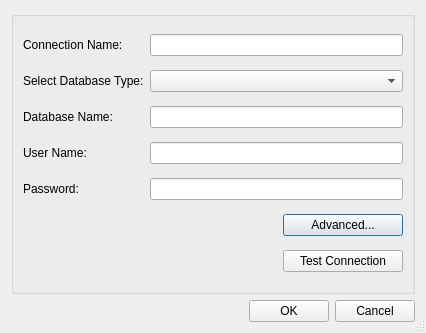
<?xml version="1.0" encoding="UTF-8"?>
<ui version="4.0">
 <class>DBInfoDlg</class>
 <widget class="QDialog" name="DBInfoDlg">
  <property name="geometry">
   <rect>
    <x>0</x>
    <y>0</y>
    <width>426</width>
    <height>333</height>
   </rect>
  </property>
  <property name="minimumSize">
   <size>
    <width>390</width>
    <height>333</height>
   </size>
  </property>
  <property name="maximumSize">
   <size>
    <width>167772</width>
    <height>167772</height>
   </size>
  </property>
  <property name="windowTitle">
   <string>DataBase Information</string>
  </property>
  <property name="sizeGripEnabled">
   <bool>true</bool>
  </property>
  <layout class="QGridLayout" name="gridLayout_2">
   <item row="0" column="0">
    <widget class="QGroupBox" name="groupBox">
     <property name="title">
      <string/>
     </property>
     <layout class="QGridLayout" name="gridLayout">
      <item row="0" column="0">
       <widget class="QLabel" name="label_13">
        <property name="text">
         <string>Connection Name:</string>
        </property>
        <property name="alignment">
         <set>Qt::AlignLeading|Qt::AlignLeft|Qt::AlignVCenter</set>
        </property>
       </widget>
      </item>
      <item row="0" column="1">
       <widget class="QLineEdit" name="m_editConnName">
        <property name="minimumSize">
         <size>
          <width>0</width>
          <height>22</height>
         </size>
        </property>
        <property name="maximumSize">
         <size>
          <width>16777215</width>
          <height>22</height>
         </size>
        </property>
       </widget>
      </item>
      <item row="1" column="0">
       <widget class="QLabel" name="label_10">
        <property name="text">
         <string>Select Database Type:</string>
        </property>
       </widget>
      </item>
      <item row="1" column="1">
       <widget class="QComboBox" name="m_comboDatabases">
        <property name="minimumSize">
         <size>
          <width>0</width>
          <height>22</height>
         </size>
        </property>
        <property name="maximumSize">
         <size>
          <width>16777215</width>
          <height>22</height>
         </size>
        </property>
       </widget>
      </item>
      <item row="2" column="0">
       <widget class="QLabel" name="label_11">
        <property name="text">
         <string>Database Name:</string>
        </property>
        <property name="alignment">
         <set>Qt::AlignLeading|Qt::AlignLeft|Qt::AlignVCenter</set>
        </property>
       </widget>
      </item>
      <item row="2" column="1">
       <widget class="QLineEdit" name="m_editServerName">
        <property name="minimumSize">
         <size>
          <width>0</width>
          <height>22</height>
         </size>
        </property>
        <property name="maximumSize">
         <size>
          <width>16777215</width>
          <height>22</height>
         </size>
        </property>
       </widget>
      </item>
      <item row="3" column="0">
       <widget class="QLabel" name="label_12">
        <property name="text">
         <string>User Name:</string>
        </property>
        <property name="alignment">
         <set>Qt::AlignLeading|Qt::AlignLeft|Qt::AlignVCenter</set>
        </property>
       </widget>
      </item>
      <item row="3" column="1">
       <widget class="QLineEdit" name="m_editDBUserName">
        <property name="minimumSize">
         <size>
          <width>0</width>
          <height>22</height>
         </size>
        </property>
        <property name="maximumSize">
         <size>
          <width>16777215</width>
          <height>22</height>
         </size>
        </property>
       </widget>
      </item>
      <item row="4" column="0">
       <widget class="QLabel" name="label_9">
        <property name="text">
         <string>Password:</string>
        </property>
        <property name="alignment">
         <set>Qt::AlignLeading|Qt::AlignLeft|Qt::AlignVCenter</set>
        </property>
       </widget>
      </item>
      <item row="4" column="1">
       <widget class="QLineEdit" name="m_editPassword">
        <property name="minimumSize">
         <size>
          <width>0</width>
          <height>22</height>
         </size>
        </property>
        <property name="maximumSize">
         <size>
          <width>16777215</width>
          <height>22</height>
         </size>
        </property>
        <property name="echoMode">
         <enum>QLineEdit::Password</enum>
        </property>
       </widget>
      </item>
      <item row="5" column="0" colspan="2">
       <layout class="QHBoxLayout">
        <item>
         <spacer>
          <property name="orientation">
           <enum>Qt::Horizontal</enum>
          </property>
          <property name="sizeType">
           <enum>QSizePolicy::MinimumExpanding</enum>
          </property>
          <property name="sizeHint" stdset="0">
           <size>
            <width>101</width>
            <height>20</height>
           </size>
          </property>
         </spacer>
        </item>
        <item>
         <widget class="QPushButton" name="m_btnAdvance">
          <property name="sizePolicy">
           <sizepolicy hsizetype="Preferred" vsizetype="Fixed">
            <horstretch>0</horstretch>
            <verstretch>0</verstretch>
           </sizepolicy>
          </property>
          <property name="minimumSize">
           <size>
            <width>120</width>
            <height>0</height>
           </size>
          </property>
          <property name="maximumSize">
           <size>
            <width>16777215</width>
            <height>16777215</height>
           </size>
          </property>
          <property name="text">
           <string>Advanced...</string>
          </property>
         </widget>
        </item>
       </layout>
      </item>
      <item row="6" column="0" colspan="2">
       <layout class="QHBoxLayout">
        <item>
         <spacer>
          <property name="orientation">
           <enum>Qt::Horizontal</enum>
          </property>
          <property name="sizeHint" stdset="0">
           <size>
            <width>101</width>
            <height>20</height>
           </size>
          </property>
         </spacer>
        </item>
        <item>
         <widget class="QPushButton" name="m_btnTestConnection">
          <property name="minimumSize">
           <size>
            <width>120</width>
            <height>0</height>
           </size>
          </property>
          <property name="maximumSize">
           <size>
            <width>16777215</width>
            <height>16777215</height>
           </size>
          </property>
          <property name="text">
           <string>Test Connection</string>
          </property>
         </widget>
        </item>
       </layout>
      </item>
     </layout>
    </widget>
   </item>
   <item row="1" column="0">
    <layout class="QHBoxLayout">
     <property name="spacing">
      <number>6</number>
     </property>
     <property name="margin">
      <number>0</number>
     </property>
     <item>
      <spacer>
       <property name="orientation">
        <enum>Qt::Horizontal</enum>
       </property>
       <property name="sizeHint" stdset="0">
        <size>
         <width>40</width>
         <height>20</height>
        </size>
       </property>
      </spacer>
     </item>
     <item>
      <widget class="QPushButton" name="m_btnOk">
       <property name="text">
        <string>OK</string>
       </property>
      </widget>
     </item>
     <item>
      <widget class="QPushButton" name="m_btnCancel">
       <property name="text">
        <string>Cancel</string>
       </property>
      </widget>
     </item>
    </layout>
   </item>
  </layout>
 </widget>
 <tabstops>
  <tabstop>m_editConnName</tabstop>
  <tabstop>m_comboDatabases</tabstop>
  <tabstop>m_editServerName</tabstop>
  <tabstop>m_editDBUserName</tabstop>
  <tabstop>m_editPassword</tabstop>
  <tabstop>m_btnTestConnection</tabstop>
  <tabstop>m_btnOk</tabstop>
  <tabstop>m_btnCancel</tabstop>
  <tabstop>m_btnAdvance</tabstop>
 </tabstops>
 <resources/>
 <connections/>
</ui>
